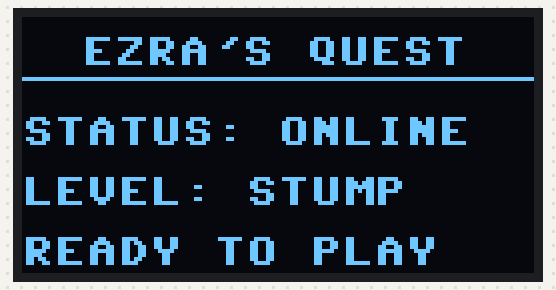
This program was run on a simulated Raspberry Pi Pico running MicroPython. Shown: 128×64 one-colour display. Library files of the repository ran but are not shown: ssd1306.py; what the program prints to the serial console is not drawn. At 0.1 s the program stops and its outputs stay as they are.

Above: at 0.1 s.

The program:

main.py
```python
from machine import Pin, I2C
import ssd1306
import time

# I2C configuration for RP2040-Zero
# SDA -> GP0
# SCL -> GP1
i2c = I2C(0, sda=Pin(0), scl=Pin(1), freq=400000)

# Initialize OLED (128x64)
# Address 0x3C is standard
display = ssd1306.SSD1306_I2C(128, 64, i2c)

def show_ezra_quest():
    # Clear display
    display.fill(0)

    # Header
    display.text("EZRA'S QUEST", 15, 5)
    display.hline(0, 15, 128, 1)

    # Body
    display.text("STATUS: ONLINE", 0, 25)
    display.text("LEVEL: STUMP", 0, 40)
    display.text("READY TO PLAY", 0, 55)

    # Show it
    display.show()

if __name__ == "__main__":
    print("Initializing Ezra's Quest screen...")
    show_ezra_quest()
    print("Done!")
```
